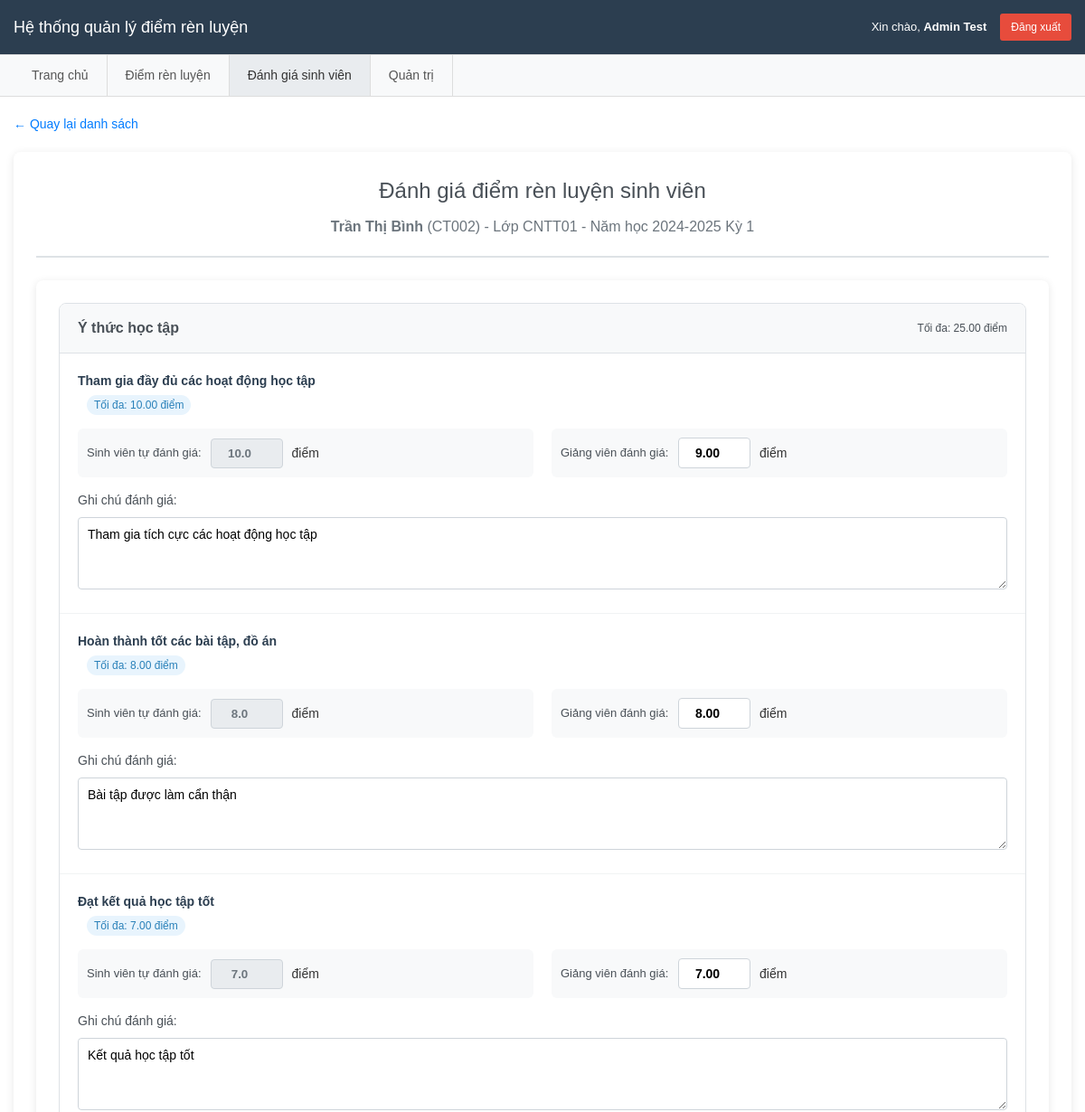
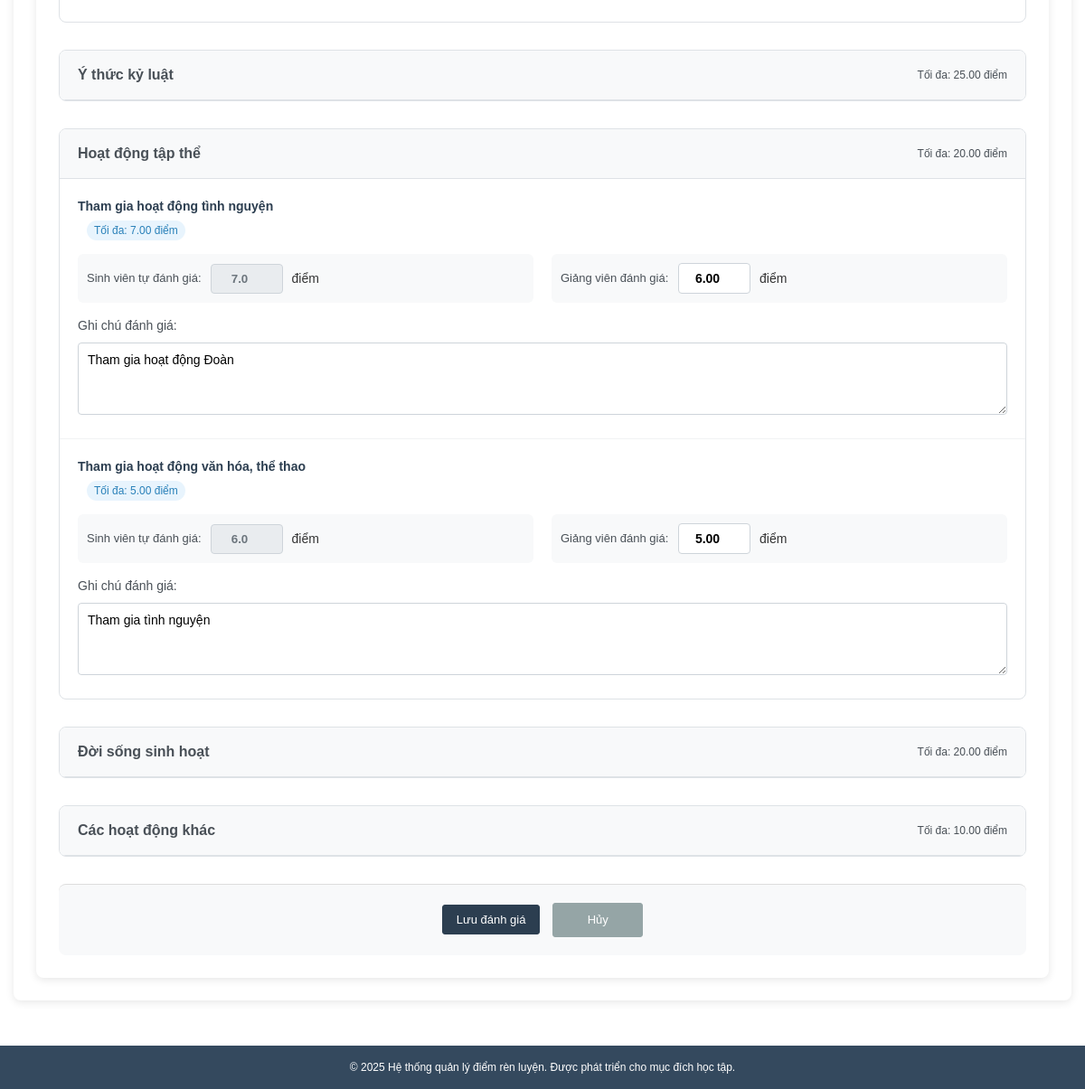
Screenshot of /lecturer_evaluation.php?term_id=3&eval_id=2 (signed in) with the database file from the repository (2 pictures, top to bottom).
### tables this page shows
CREATE TABLE IF NOT EXISTS evaluations (
  id BIGINT UNSIGNED PRIMARY KEY AUTO_INCREMENT,
  student_id BIGINT UNSIGNED NOT NULL,
  term_id BIGINT UNSIGNED NOT NULL,
  status ENUM('draft','submitted','approved') NOT NULL DEFAULT 'draft',
  submitted_at DATETIME NULL,
  approved_at DATETIME NULL,
  approved_by BIGINT UNSIGNED NULL,
  note VARCHAR(500) NULL,
  created_at TIMESTAMP NULL DEFAULT CURRENT_TIMESTAMP,
  updated_at TIMESTAMP NULL DEFAULT CURRENT_TIMESTAMP ON UPDATE CURRENT_TIMESTAMP,
  UNIQUE KEY uq_eval (student_id, term_id),
  CONSTRAINT fk_ev_student FOREIGN KEY (student_id) REFERENCES students(id),
  CONSTRAINT fk_ev_term FOREIGN KEY (term_id) REFERENCES terms(id),
  CONSTRAINT fk_ev_approver FOREIGN KEY (approved_by) REFERENCES lecturers(id)
);

CREATE TABLE IF NOT EXISTS students (
  id BIGINT UNSIGNED PRIMARY KEY AUTO_INCREMENT,
  class_id BIGINT UNSIGNED NOT NULL,
  student_code VARCHAR(50) NOT NULL UNIQUE,
  full_name VARCHAR(255) NOT NULL,
  email VARCHAR(191) NULL UNIQUE,
  created_at TIMESTAMP NULL DEFAULT CURRENT_TIMESTAMP,
  updated_at TIMESTAMP NULL DEFAULT CURRENT_TIMESTAMP ON UPDATE CURRENT_TIMESTAMP,
  CONSTRAINT fk_students_class FOREIGN KEY (class_id) REFERENCES classes(id)
);

CREATE TABLE IF NOT EXISTS classes (
  id BIGINT UNSIGNED PRIMARY KEY AUTO_INCREMENT,
  faculty_id BIGINT UNSIGNED NOT NULL,
  code VARCHAR(50) NOT NULL UNIQUE,
  name VARCHAR(255) NOT NULL,
  homeroom_lecturer_id BIGINT UNSIGNED NULL,
  created_at TIMESTAMP NULL DEFAULT CURRENT_TIMESTAMP,
  updated_at TIMESTAMP NULL DEFAULT CURRENT_TIMESTAMP ON UPDATE CURRENT_TIMESTAMP,
  CONSTRAINT fk_classes_faculty FOREIGN KEY (faculty_id) REFERENCES faculties(id),
  CONSTRAINT fk_classes_homeroom FOREIGN KEY (homeroom_lecturer_id) REFERENCES lecturers(id)
);

CREATE TABLE IF NOT EXISTS terms (
  id BIGINT UNSIGNED PRIMARY KEY AUTO_INCREMENT,
  academic_year VARCHAR(9) NOT NULL,
  term_no TINYINT UNSIGNED NOT NULL,
  status ENUM('upcoming','open','closed') NOT NULL DEFAULT 'upcoming',
  start_date DATE NOT NULL,
  end_date DATE NOT NULL,
  created_at TIMESTAMP NULL DEFAULT CURRENT_TIMESTAMP,
  updated_at TIMESTAMP NULL DEFAULT CURRENT_TIMESTAMP ON UPDATE CURRENT_TIMESTAMP,
  UNIQUE KEY uq_terms (academic_year, term_no),
  CHECK (start_date <= end_date)
);

CREATE TABLE IF NOT EXISTS criteria (
  id BIGINT UNSIGNED PRIMARY KEY AUTO_INCREMENT,
  parent_id BIGINT UNSIGNED NULL,
  name VARCHAR(255) NOT NULL,
  max_point DECIMAL(6,2) NULL,
  order_no INT NOT NULL DEFAULT 0,
  is_active TINYINT(1) NOT NULL DEFAULT 1,
  created_at TIMESTAMP NULL DEFAULT CURRENT_TIMESTAMP,
  updated_at TIMESTAMP NULL DEFAULT CURRENT_TIMESTAMP ON UPDATE CURRENT_TIMESTAMP,
  CONSTRAINT fk_cr_parent FOREIGN KEY (parent_id) REFERENCES criteria(id) ON DELETE SET NULL
);

CREATE TABLE IF NOT EXISTS evaluation_items (
  id BIGINT UNSIGNED PRIMARY KEY AUTO_INCREMENT,
  evaluation_id BIGINT UNSIGNED NOT NULL,
  criterion_id BIGINT UNSIGNED NOT NULL,
  self_score DECIMAL(6,2) NULL,
  lecturer_score DECIMAL(6,2) NULL,
  note VARCHAR(300) NULL,
  created_at TIMESTAMP NULL DEFAULT CURRENT_TIMESTAMP,
  updated_at TIMESTAMP NULL DEFAULT CURRENT_TIMESTAMP ON UPDATE CURRENT_TIMESTAMP,
  UNIQUE KEY uq_evi (evaluation_id, criterion_id),
  CONSTRAINT fk_evi_eval FOREIGN KEY (evaluation_id) REFERENCES evaluations(id) ON DELETE CASCADE,
  CONSTRAINT fk_evi_criterion FOREIGN KEY (criterion_id) REFERENCES criteria(id),
  CHECK (COALESCE(self_score,0) >= 0 AND COALESCE(lecturer_score,0) >= 0)
);

### lecturer_evaluation.php (the view, shortened to what this page needs)
<?php
require_once 'config.php';
$user_role = $_SESSION['user_role'];
$user_name = $_SESSION['user_name'];
try {
    $selected_term_id = isset($_GET['term_id']) ? (int)$_GET['term_id'] : 0;
    $evaluation_detail = null;
    $evaluation_items = [];
    $criteria = ['parent' => [], 'child' => []];
    if (isset($_GET['eval_id']) && $selected_term_id > 0) {
        $eval_id = (int)$_GET['eval_id'];
        $stmt = $pdo->prepare("
            SELECT e.*, s.student_code, s.full_name as student_name,
                   c.code as class_code, c.name as class_name,
                   t.academic_year, t.term_no
            FROM evaluations e
            JOIN students s ON e.student_id = s.id
            LEFT JOIN classes c ON s.class_id = c.id
            JOIN terms t ON e.term_id = t.id
            WHERE e.id = :eval_id AND e.term_id = :term_id
            AND e.status IN ('submitted', 'evaluated')
        ");
        $stmt->execute([':eval_id' => $eval_id, ':term_id' => $selected_term_id]);
        $evaluation_detail = $stmt->fetch(PDO::FETCH_ASSOC);
        if ($evaluation_detail) {
            $stmt = $pdo->prepare("
                SELECT ei.*, c.name as criteria_name, c.max_point, c.parent_id
                FROM evaluation_items ei
                JOIN criteria c ON ei.criterion_id = c.id
                WHERE ei.evaluation_id = :eval_id
                ORDER BY c.order_no, c.id
            ");
            $stmt->execute([':eval_id' => $eval_id]);
            $items = $stmt->fetchAll(PDO::FETCH_ASSOC);
            foreach ($items as $item) {
                $evaluation_items[$item['criterion_id']] = $item;
            }
            $stmt = $pdo->prepare("
                SELECT * FROM criteria
                WHERE is_active = 1
                ORDER BY order_no, id
            ");
            $stmt->execute();
            $all_criteria = $stmt->fetchAll(PDO::FETCH_ASSOC);
            foreach ($all_criteria as $criterion) {
                if ($criterion['parent_id'] == 0) {
                    $criteria['parent'][] = $criterion;
                } else {
                    $criteria['child'][$criterion['parent_id']][] = $criterion;
                }
            }
        }
    }
} catch (PDOException $e) {
    $error_message = "Lỗi database: " . $e->getMessage();
}
?>
<!DOCTYPE html>
<html lang="vi">
<head>
    <link rel="stylesheet" href="style.css">
</head>
<body>
    <header class="header">
        <div class="container">
            <h1>Hệ thống quản lý điểm rèn luyện</h1>
            <div class="user-info">
                <span>Xin chào, <strong><?php echo htmlspecialchars($user_name); ?></strong></span>
                <a href="?logout=1" class="btn-logout">Đăng xuất</a>
            </div>
        </div>
    </header>
    <nav class="nav-menu">
        <div class="container">
            <ul class="menu-list">
                <li><a href="index.php">Trang chủ</a></li>
                <li><a href="evaluations.php">Điểm rèn luyện</a></li>
                <li><a href="lecturer_evaluation.php" class="active">Đánh giá sinh viên</a></li>
                <?php if ($user_role === 'admin'): ?>
                    <li><a href="admin.php">Quản trị</a></li>
                <?php endif; ?>
            </ul>
        </div>
    </nav>
    <main class="main-content">
        <div class="container">
            <?php if (!empty($evaluation_detail)): ?>
                <a href="lecturer_evaluation.php?term_id=<?php echo $selected_term_id; ?>" class="back-link">← Quay lại danh sách</a>
                <section class="evaluation-detail">
                    <div class="page-header">
                        <h2>Đánh giá điểm rèn luyện sinh viên</h2>
                        <p>
                            <strong><?php echo htmlspecialchars($evaluation_detail['student_name']); ?></strong>
                            (<?php echo htmlspecialchars($evaluation_detail['student_code']); ?>) -
                            Lớp <?php echo htmlspecialchars($evaluation_detail['class_code']); ?> -
                            Năm học <?php echo htmlspecialchars($evaluation_detail['academic_year']); ?>
                            Kỳ <?php echo $evaluation_detail['term_no']; ?>
                        </p>
                    </div>
                    <form method="POST" action="" class="lecturer-evaluation-form">
                        <?php foreach ($criteria['parent'] as $parent): ?>
                            <div class="criteria-group">
                                <div class="criteria-header">
                                    <h4><?php echo htmlspecialchars($parent['name']); ?></h4>
                                    <?php if ($parent['max_point']): ?>
                                        <span class="max-point">Tối đa: <?php echo $parent['max_point']; ?> điểm</span>
                                    <?php endif; ?>
                                </div>
                                <?php if (isset($criteria['child'][$parent['id']])): ?>
                                    <?php foreach ($criteria['child'][$parent['id']] as $child): ?>
                                        <?php if (isset($evaluation_items[$child['id']])): ?>
                                            <?php $item = $evaluation_items[$child['id']]; ?>
                                            <div class="criteria-item">
                                                <div class="criteria-info">
                                                    <label><?php echo htmlspecialchars($child['name']); ?></label>
                                                    <span class="max-point">Tối đa: <?php echo $child['max_point']; ?> điểm</span>
                                                </div>
                                                <div class="score-comparison">
                                                    <div class="score-input-group">
                                                        <label>Sinh viên tự đánh giá:</label>
                                                        <input type="number" value="<?php echo isset($item['self_score']) && $item['self_score'] !== null ? number_format($item['self_score'], 1) : '0.0'; ?>"
                                                               readonly class="score-readonly" title="Điểm sinh viên đã tự đánh giá">
                                                        <span>điểm</span>
                                                    </div>
                                                    <div class="score-input-group">
                                                        <label>Giảng viên đánh giá:</label>
                                                        <input type="number" step="0.1" min="0" max="<?php echo $child['max_point']; ?>"
                                                               name="scores[<?php echo $child['id']; ?>][lecturer_score]"
                                                               value="<?php echo $item['lecturer_score'] ?? ''; ?>"
                                                               placeholder="0.0" class="score-input">
                                                        <span>điểm</span>
                                                    </div>
                                                </div>
                                                <div class="note-section">
                                                    <label>Ghi chú đánh giá:</label>
                                                    <textarea name="scores[<?php echo $child['id']; ?>][note]"
                                                              placeholder="Nhập ghi chú, lý do điều chỉnh điểm (nếu có)..."
                                                              class="note-textarea"><?php echo htmlspecialchars($item['note'] ?? ''); ?></textarea>
                                                </div>
                                            </div>
                                        <?php endif; ?>
                                    <?php endforeach; ?>
                                <?php endif; ?>
                            </div>
                        <?php endforeach; ?>
                        <div class="form-actions">
                            <button type="submit" class="btn-save">Lưu đánh giá</button>
                            <a href="lecturer_evaluation.php?term_id=<?php echo $selected_term_id; ?>" class="btn-cancel">Hủy</a>
                        </div>
                    </form>
                </section>
            <?php endif; ?>
        </div>
    </main>
    <footer class="footer">
        <div class="container">
            <p>&copy; 2025 Hệ thống quản lý điểm rèn luyện. Được phát triển cho mục đích học tập.</p>
        </div>
    </footer>
</body>
</html>

### rows the page displays
evaluations: student.full_name "Trần Thị Bình", student.student_code "CT002", classes.code "CNTT01", term.academic_year "2024-2025", term.term_no "1"
criteria: name "Ý thức học tập", max_point "25.00"
criteria: name "Tham gia đầy đủ các hoạt động học tập", max_point "10.00", id.self_score "10.0", id.lecturer_score "9.00", id.note "Tham gia tích cực các hoạt động học tập"
criteria: name "Hoàn thành tốt các bài tập, đồ án", max_point "8.00", id.self_score "8.0", max_point+id "8.00", id.note "Bài tập được làm cẩn thận"
criteria: name "Đạt kết quả học tập tốt", max_point "7.00", id.self_score "7.0", max_point+id "7.00", id.note "Kết quả học tập tốt"
criteria: name "Ý thức kỷ luật", max_point "25.00"
criteria: name "Hoạt động tập thể", max_point "20.00"
criteria: name "Tham gia hoạt động tình nguyện", max_point "7.00", id.self_score "7.0", id.lecturer_score "6.00", id.note "Tham gia hoạt động Đoàn"
criteria: name "Tham gia hoạt động văn hóa, thể thao", max_point "5.00", id.self_score "6.0", max_point+id "5.00", id.note "Tham gia tình nguyện"
criteria: name "Đời sống sinh hoạt", max_point "20.00"
criteria: name "Các hoạt động khác", max_point "10.00"

### other values shown
$user_name "Admin Test"
